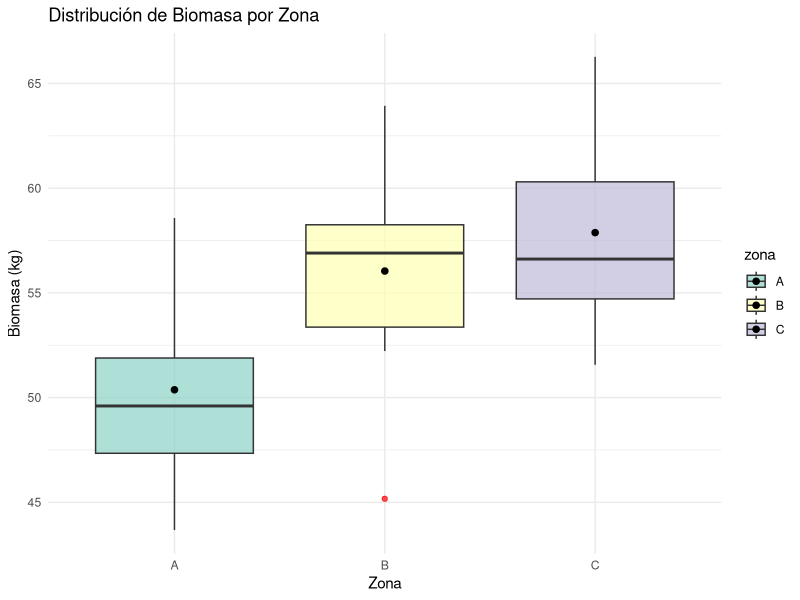
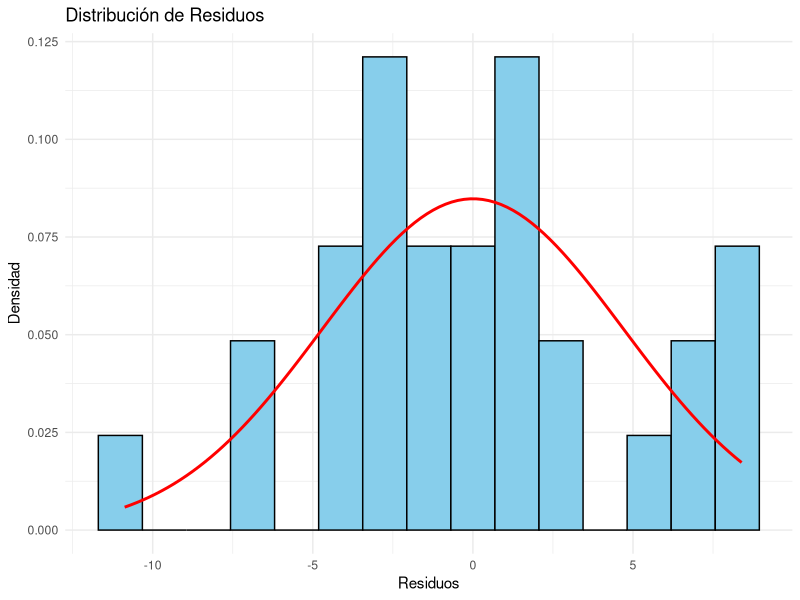
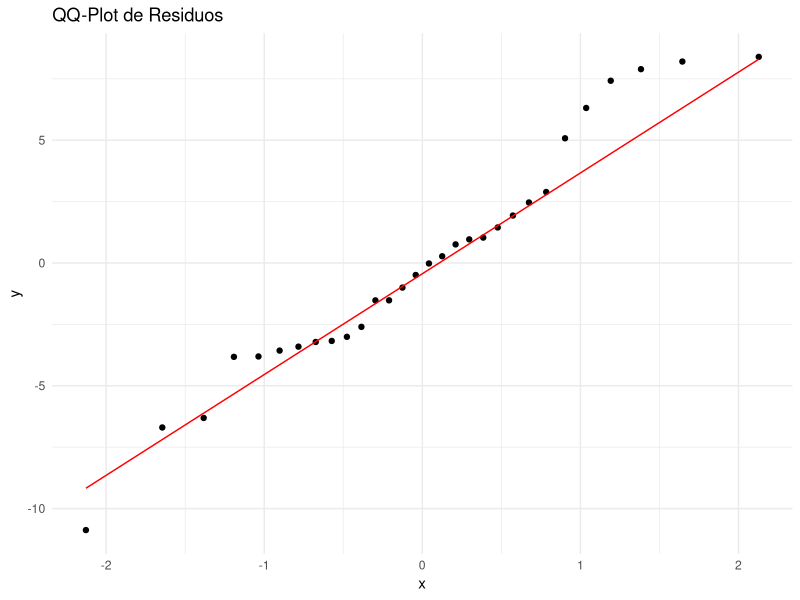
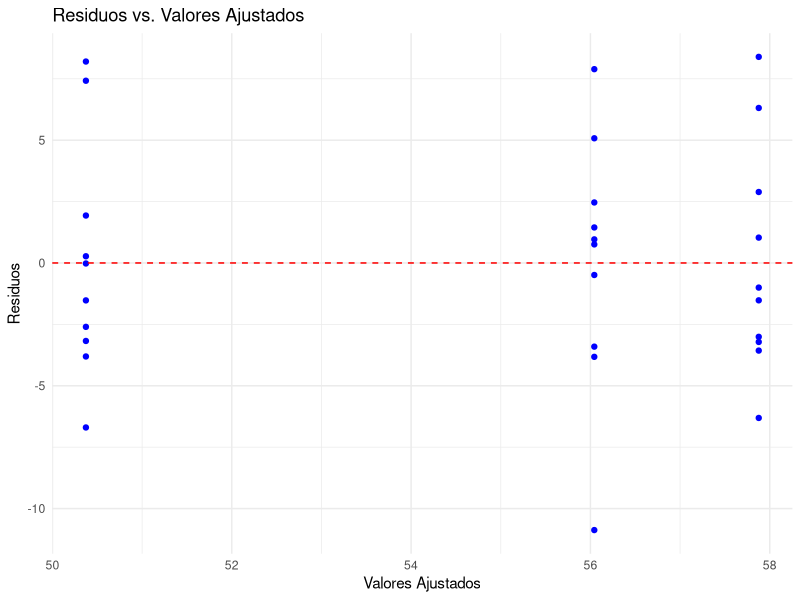
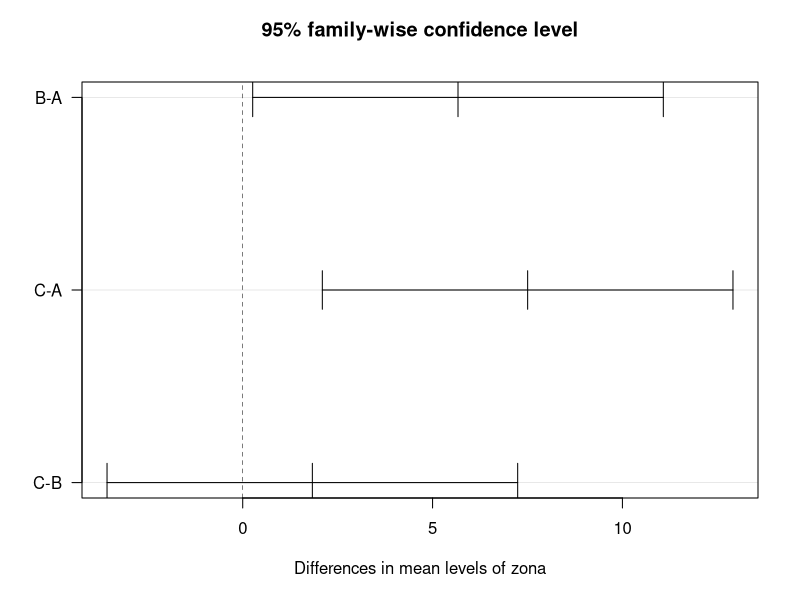

The R source for these figures, in order:
rm(list = ls()); gc(reset = TRUE)
# Instalación y carga de librerías necesarias
if (!require(ggplot2)) install.packages("ggplot2")
if (!require(car)) install.packages("car")
library(ggplot2)
library(car)

# Generar datos simulados
set.seed(123) # Asegurar reproducibilidad
datos <- data.frame(
  zona = factor(rep(c("A", "B", "C"), each = 10)), # Grupos
  biomasa = c(rnorm(10, mean = 50, sd = 5),
              rnorm(10, mean = 55, sd = 5),
              rnorm(10, mean = 60, sd = 5)) # Datos simulados
)

# Exploración inicial de los datos
print(head(datos)) # Inspeccionar los primeros registros
summary(datos) # Resumen estadístico

# Gráfico de exploración: Caja por grupo
ggplot(datos, aes(x = zona, y = biomasa, fill = zona)) +
  geom_boxplot(alpha = 0.7, outlier.color = "red") +
  stat_summary(fun = mean, geom = "point", shape = 20, size = 3, color = "black") +
  theme_minimal() +
  labs(title = "Distribución de Biomasa por Zona",
       x = "Zona",
       y = "Biomasa (kg)") +
  scale_fill_brewer(palette = "Set3")

# Realizar ANOVA
anova_model <- aov(biomasa ~ zona, data = datos)
summary(anova_model) # Resumen de ANOVA

# Supuestos del ANOVA

## 1. Normalidad de los residuos
residuos <- residuals(anova_model)

# Test de Shapiro-Wilk para normalidad
shapiro_test <- shapiro.test(residuos)
print(shapiro_test) # p > 0.05 indica residuos normales

# Gráfico de residuos: Histograma y QQ-Plot
ggplot(data.frame(residuos), aes(x = residuos)) +
  geom_histogram(aes(y = after_stat(density)), bins = 15,
                 fill = "skyblue", color = "black") +
  stat_function(fun = dnorm, args = list(mean = mean(residuos), sd = sd(residuos)),
                color = "red", linewidth = 1) +
  theme_minimal() +
  labs(title = "Distribución de Residuos", x = "Residuos", y = "Densidad")

ggplot(data.frame(residuos), aes(sample = residuos)) +
  stat_qq() +
  stat_qq_line(color = "red") +
  theme_minimal() +
  labs(title = "QQ-Plot de Residuos")

## 2. Homogeneidad de varianzas (homocedasticidad)
# Test de Levene
levene_test <- leveneTest(biomasa ~ zona, data = datos)
print(levene_test) # p > 0.05 indica varianzas homogéneas

# Gráfico de residuos vs. valores ajustados
ggplot(data.frame(Ajustado = fitted(anova_model), Residuo = residuos), aes(x = Ajustado, y = Residuo)) +
  geom_point(color = "blue") +
  geom_hline(yintercept = 0, linetype = "dashed", color = "red") +
  theme_minimal() +
  labs(title = "Residuos vs. Valores Ajustados", x = "Valores Ajustados", y = "Residuos")

## 3. Independencia de las observaciones
# Este supuesto depende del diseño experimental. Asegúrate de que los datos sean independientes.

# Comparaciones post-hoc si ANOVA es significativo
if (summary(anova_model)[[1]][["Pr(>F)"]][1] < 0.05) {
  tukey <- TukeyHSD(anova_model)
  print(tukey)
  plot(tukey, las = 1) # Gráfico de las comparaciones
} else {
  print("El ANOVA no es significativo, no se requieren comparaciones post-hoc.")
}
